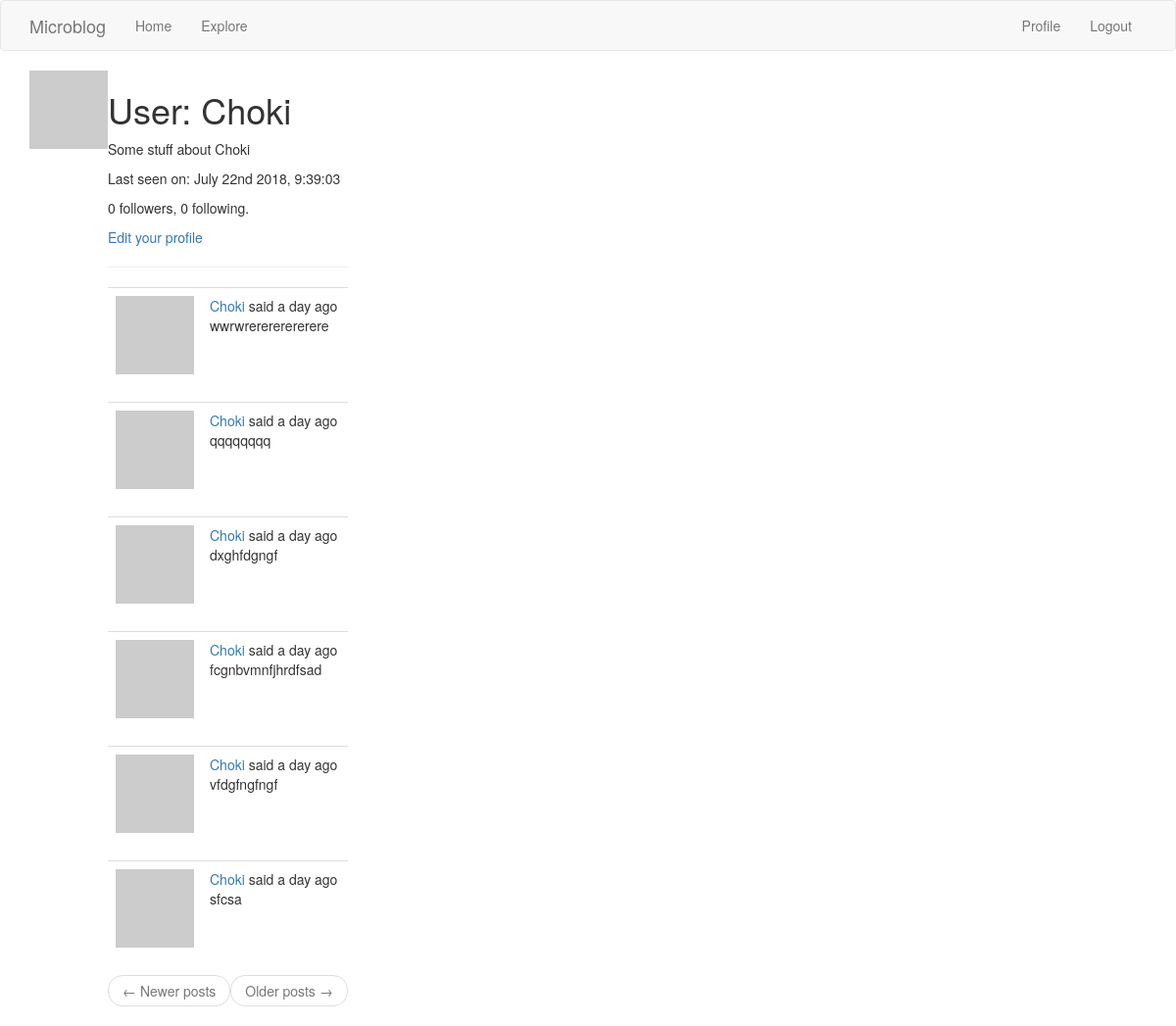
The app's page /user/Choki (signed in), older data.
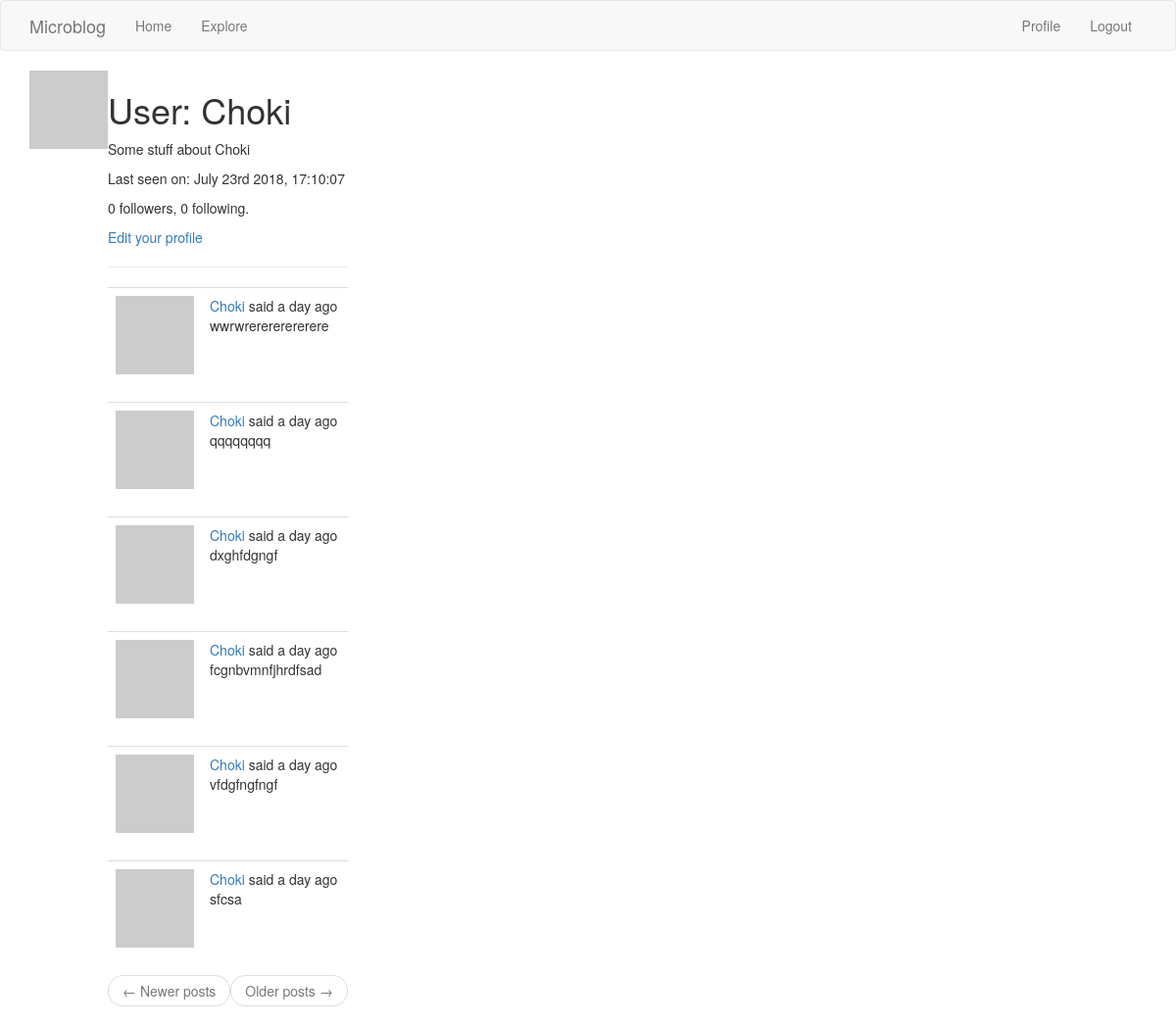
The same page, newer data.
### app/models.py (models this page shows, shortened)
class User(UserMixin, db.Model):
    id = db.Column(db.Integer, primary_key=True)
    username = db.Column(db.String(64), index=True, unique=True)
    email = db.Column(db.String(120), index=True, unique=True)
    password_hash = db.Column(db.String(128))
    posts = db.relationship('Post', backref='author', lazy='dynamic')
    about_me = db.Column(db.String(140))
    last_seen = db.Column(db.DateTime, default=datetime.utcnow)
    followed = db.relationship(
        'User', secondary=followers,
        primaryjoin=(followers.c.follower_id == id),
        secondaryjoin=(followers.c.followed_id == id),
        backref=db.backref('followers', lazy='dynamic'), lazy='dynamic')
    def avatar(self, size):
        digest = md5(self.email.lower().encode('utf-8')).hexdigest()
        return 'https://www.gravatar.com/avatar/{}?d=identicon&s={}'.format(digest, size)

class Post(db.Model):
    id = db.Column(db.Integer, primary_key=True)
    body = db.Column(db.String(140))
    timestamp = db.Column(db.DateTime, index=True, default=datetime.utcnow)
    user_id = db.Column(db.Integer, db.ForeignKey('user.id'))

### app/routes.py (the view)
@app.route('/user/<username>')
@login_required
def user(username):
    user = User.query.filter_by(username=username).first_or_404()
    page = request.args.get('page', 1, type=int)
    posts = user.posts.order_by(Post.timestamp.desc()).paginate(
        page, app.config['POSTS_PER_PAGE'], False)
    next_url = url_for('user', username=user.username, page=posts.next_num) \
        if posts.has_next else None
    prev_url = url_for('user', username=user.username, page=posts.prev_num) \
        if posts.has_prev else None
    return render_template('user.html', user=user, posts=posts.items,
                           next_url=next_url, prev_url=prev_url)

### app/models.py (called while the page is built)
@login.user_loader
def load_user(id):
    return User.query.get(int(id))

### app/routes.py (called while the page is built)
@app.before_request
def before_request():
    if current_user.is_authenticated:
        current_user.last_seen = datetime.utcnow()
        db.session.commit()

### app/templates/user.html
{% extends "base.html" %}
{% block app_content %}
    <table>
        <tr valign="top">
            <td><img src="{{ user.avatar(128) }}"></td>
            <td>
              <h1>User: {{ user.username }}</h1>
        {% if user.about_me %}<p>{{ user.about_me }}</p>{% endif %}
        {% if user.last_seen %}<p>Last seen on: {{ moment(user.last_seen).format('MMMM Do YYYY, H:mm:ss') }}</p>{% endif %}
        <p>{{ user.followers.count() }} followers, {{ user.followed.count() }} following.</p>
        {% if user == current_user %}
        <p><a href="{{ url_for('edit_profile') }}">Edit your profile</a></p>
        {% elif not current_user.is_following(user) %}
        <p><a href="{{ url_for('follow', username=user.username) }}">Follow</a></p>
        {% else %}
        <p><a href="{{ url_for('unfollow', username=user.username) }}">Unfollow</a></p>
        {% endif %}
    <hr>
    {% for post in posts %}
      {% include '_post.html' %}
    {% endfor %}
    <nav aria-label="...">
        <ul class="pager">
          <li class="next{% if not next_url %} disabled{% endif %}">
              <a href="{{ next_url or '#' }}">
                  Older posts <span aria-hidden="true">&rarr;</span>
              </a>
          </li>
            <li class="previous{% if not prev_url %} disabled{% endif %}">
                <a href="{{ prev_url or '#' }}">
                    <span aria-hidden="true">&larr;</span> Newer posts
                </a>
            </li>
        </ul>
    </nav>
{% endblock %}

### app/templates/base.html (shortened to what this page needs)
{% extends 'bootstrap/base.html' %}
{% block navbar %}
    <nav class="navbar navbar-default">
        <div class="container">
            <div class="navbar-header">
                <a class="navbar-brand" href="{{ url_for('index') }}">Microblog</a>
            </div>
            <div class="collapse navbar-collapse" id="bs-example-navbar-collapse-1">
                <ul class="nav navbar-nav">
                    <li><a href="{{ url_for('index') }}">Home</a></li>
                    <li><a href="{{ url_for('explore') }}">Explore</a></li>
                </ul>
                <ul class="nav navbar-nav navbar-right">
                    {% if current_user.is_anonymous %}
                    <li><a href="{{ url_for('login') }}">Login</a></li>
                    {% else %}
                    <li><a href="{{ url_for('user', username=current_user.username) }}">Profile</a></li>
                    <li><a href="{{ url_for('logout') }}">Logout</a></li>
                    {% endif %}
                </ul>
            </div>
        </div>
    </nav>
{% endblock %}
{% block content %}
    <div class="container">
        {% block app_content %}{% endblock %}
    </div>
{% endblock %}

### app/templates/_post.html
 <table class="table table-hover">
   <tr>
         <td width="70px">
             <a href="{{ url_for('user', username=post.author.username) }}">
                 <img src="{{ post.author.avatar(70) }}" />
             </a>
         </td>
         <td>
           <a href="{{ url_for('user', username=post.author.username) }}">
               {{ post.author.username }}
           </a>
           said {{ moment(post.timestamp).fromNow() }}
           <br>
           {{ post.body }}
       </td>
   </tr>
</table>

Row changes from the older to the newer data that the page shows:
changed User "Choki": last_seen "July 22nd 2018, 9:39:03" → "July 23rd 2018, 17:10:07"
